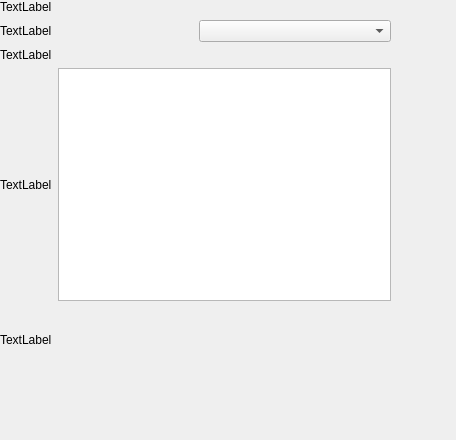
<?xml version="1.0" encoding="UTF-8"?>
<ui version="4.0">
 <class>Dialog</class>
 <widget class="QDialog" name="Dialog">
  <property name="geometry">
   <rect>
    <x>0</x>
    <y>0</y>
    <width>456</width>
    <height>440</height>
   </rect>
  </property>
  <property name="windowTitle">
   <string>Dialog</string>
  </property>
  <widget class="QWidget" name="verticalLayoutWidget">
   <property name="geometry">
    <rect>
     <x>0</x>
     <y>0</y>
     <width>391</width>
     <height>301</height>
    </rect>
   </property>
   <layout class="QVBoxLayout" name="verticalLayout">
    <item>
     <layout class="QHBoxLayout" name="horizontalLayout_3"/>
    </item>
    <item>
     <widget class="QLabel" name="label_5">
      <property name="text">
       <string>TextLabel</string>
      </property>
     </widget>
    </item>
    <item>
     <layout class="QHBoxLayout" name="horizontalLayout">
      <item>
       <widget class="QLabel" name="label">
        <property name="text">
         <string>TextLabel</string>
        </property>
       </widget>
      </item>
      <item>
       <widget class="QComboBox" name="comboBox"/>
      </item>
     </layout>
    </item>
    <item>
     <widget class="QLabel" name="label_2">
      <property name="text">
       <string>TextLabel</string>
      </property>
     </widget>
    </item>
    <item>
     <layout class="QHBoxLayout" name="horizontalLayout_2">
      <item>
       <widget class="QLabel" name="label_3">
        <property name="text">
         <string>TextLabel</string>
        </property>
       </widget>
      </item>
      <item>
       <widget class="QTextEdit" name="textEdit"/>
      </item>
     </layout>
    </item>
   </layout>
  </widget>
  <widget class="QWidget" name="horizontalLayoutWidget_4">
   <property name="geometry">
    <rect>
     <x>0</x>
     <y>300</y>
     <width>160</width>
     <height>80</height>
    </rect>
   </property>
   <layout class="QHBoxLayout" name="horizontalLayout_4">
    <item>
     <widget class="QLabel" name="label_4">
      <property name="text">
       <string>TextLabel</string>
      </property>
     </widget>
    </item>
   </layout>
  </widget>
 </widget>
 <resources/>
 <connections/>
</ui>
